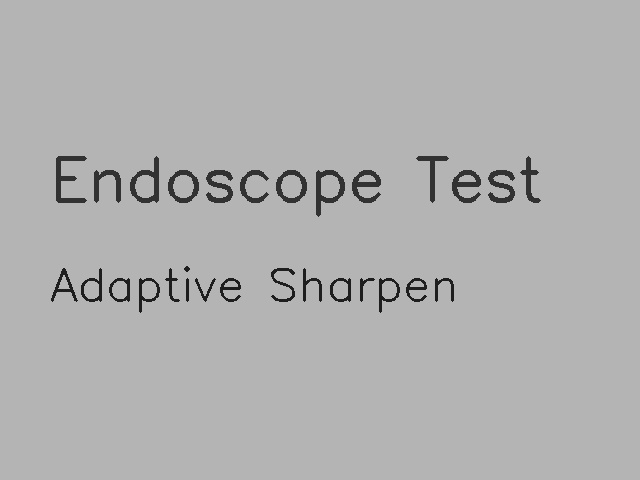
//> input picture test_data/test_text.jpg, 640 x 480 px
$ ./test_usm_parameters   (built with g++ and OpenCV 4)
//> lines starting //> are read from the running program, lines starting //| are printed output that depends on the picture; after the words box and inside, x2 and y2 are one past the last pixel; in counts of white or black regions, pixels touching at a corner belong together
// 测试USM锐化参数对文字的影响
#include <opencv2/opencv.hpp>
#include <iostream>

void testUSM(const cv::Mat& src, const std::string& name,
             int kernelSize, double sigma, double amount) {
    cv::Mat blurred, sharpened;
    cv::GaussianBlur(src, blurred, cv::Size(kernelSize, kernelSize), sigma);
    cv::addWeighted(src, 1.0 + amount, blurred, -amount, 0, sharpened);

    // 计算清晰度
    cv::Mat gray, lap;
    cv::cvtColor(sharpened, gray, cv::COLOR_BGR2GRAY);
    cv::Laplacian(gray, lap, CV_64F);
    cv::Scalar mu, sigma_val;
    cv::meanStdDev(lap, mu, sigma_val);
    double sharpness = sigma_val.val[0] * sigma_val.val[0];

    std::cout << name << ": kernel=" << kernelSize << ", sigma=" << sigma
              << ", amount=" << amount << " -> 清晰度=" << sharpness << std::endl;

    cv::imwrite(name + ".jpg", sharpened);
}

int main() {
    cv::Mat src = cv::imread("test_data/test_text.jpg");
//> src is the input picture: 480 rows x 640 cols, CV_8UC3; min 22, max 187, mean 176.2
    if (src.empty()) {
        std::cerr << "无法读取图片" << std::endl;
        return -1;
    }

    // 计算原图清晰度
    cv::Mat gray, lap;
    cv::cvtColor(src, gray, cv::COLOR_BGR2GRAY);
    cv::Laplacian(gray, lap, CV_64F);
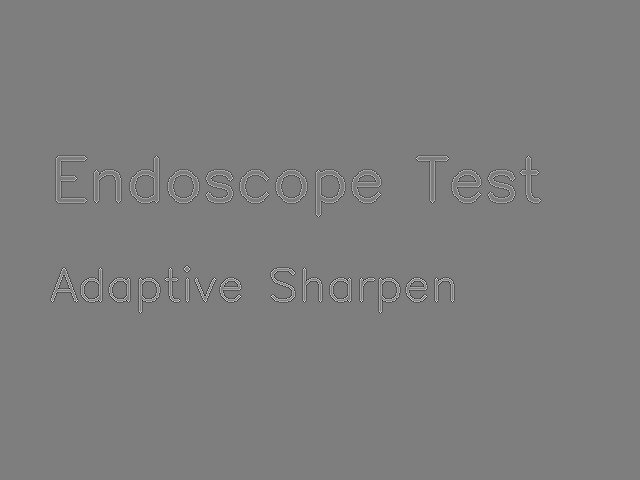
//> lap: 480 rows x 640 cols, CV_64FC1; min -461, max 470, mean 0; drawn with min black and max white
    cv::Scalar mu, sigma_val;
    cv::meanStdDev(lap, mu, sigma_val);
//> mu = Scalar(0); sigma_val = Scalar(31.1)
    double orig_sharpness = sigma_val.val[0] * sigma_val.val[0];
//> orig_sharpness = 967.2
    std::cout << "原图清晰度: " << orig_sharpness << "\n" << std::endl;
//| 原图清晰度: 967.214

    std::cout << "=== 问题1：高斯模糊参数影响 ===" << std::endl;
    testUSM(src, "test_kernel3_sigma0", 3, 0, 1.0);      // 当前代码
//> in testUSM, `cv::meanStdDev(lap, mu, sigma_val);`: mu = Scalar(0); sigma_val = Scalar(54.58)
//> in testUSM, `double sharpness = sigma_val.val[0] * sigma_val.val[0];`: sharpness = 2978.4
//| test_kernel3_sigma0: kernel=3, sigma=0, amount=1 -> 清晰度=2978.43
    testUSM(src, "test_kernel3_sigma1", 3, 1.0, 1.0);    // sigma=1
//| test_kernel3_sigma1: kernel=3, sigma=1, amount=1 -> 清晰度=3076.71
    testUSM(src, "test_kernel3_sigma3", 3, 3.0, 1.0);    // sigma=3（传入值）
//> in testUSM (call 3), `cv::GaussianBlur(src, blurred, cv::Size(kernelSize, kernelSize), sigma);`: blurred: 480 rows x 640 cols, CV_8UC3; min 29, max 181, mean 176.2
//> in testUSM (call 3), `cv::addWeighted(src, 1.0 + amount, blurred, -amount, 0, sharpened);`: sharpened: 480 rows x 640 cols, CV_8UC3; min 0, max 255, mean 176.4
//> in testUSM (call 3), `cv::cvtColor(sharpened, gray, cv::COLOR_BGR2GRAY);`: gray: 480 rows x 640 cols, CV_8UC1; min 0, max 255, mean 176.4
//> in testUSM (call 3), `cv::Laplacian(gray, lap, CV_64F);`: lap: 480 rows x 640 cols, CV_64FC1; min -792, max 686, mean 0
//| test_kernel3_sigma3: kernel=3, sigma=3, amount=1 -> 清晰度=3243.06
    testUSM(src, "test_kernel5_sigma3", 5, 3.0, 1.0);    // 更大kernel
//> call 4 of testUSM, with name = "test_kernel5_sigma3", kernelSize = 5, sigma = 3, amount = 1
//> in testUSM (call 4), `cv::GaussianBlur(src, blurred, cv::Size(kernelSize, kernelSize), sigma);`:
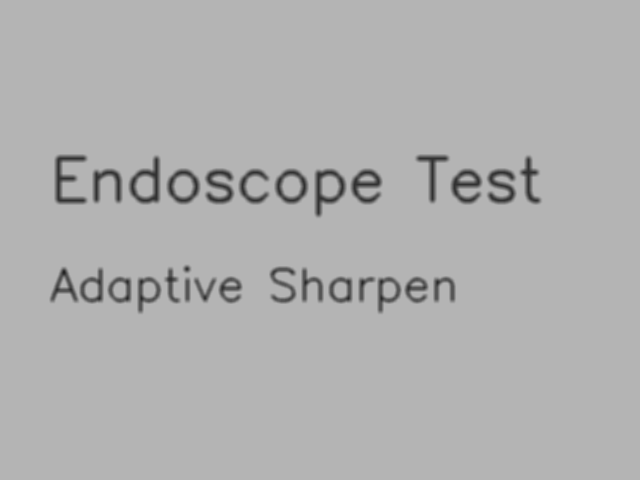
//> blurred: 480 rows x 640 cols, CV_8UC3; min 35, max 180, mean 176.2
//> in testUSM (call 4), `cv::addWeighted(src, 1.0 + amount, blurred, -amount, 0, sharpened);`:
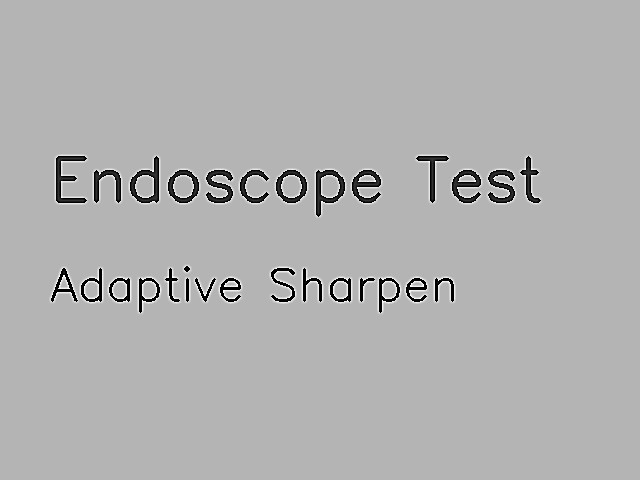
//> sharpened: 480 rows x 640 cols, CV_8UC3; min 0, max 255, mean 176.5
//> in testUSM (call 4), `cv::cvtColor(sharpened, gray, cv::COLOR_BGR2GRAY);`: gray: 480 rows x 640 cols, CV_8UC1; min 0, max 255, mean 176.5
//> in testUSM (call 4), `cv::Laplacian(gray, lap, CV_64F);`:
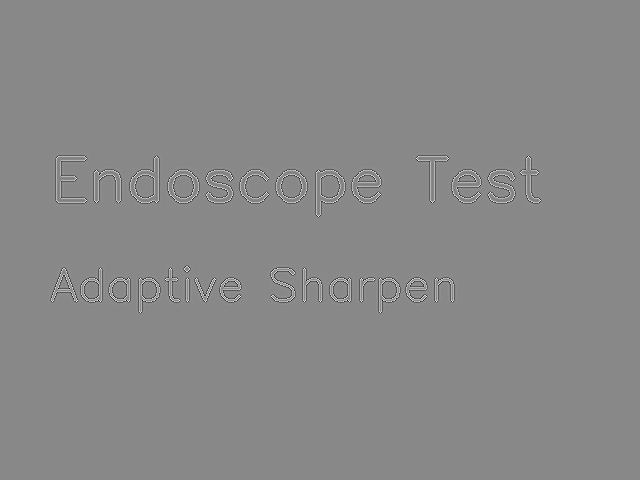
//> lap: 480 rows x 640 cols, CV_64FC1; min -782, max 675, mean 0; drawn with min black and max white
//> in testUSM (call 4), `cv::meanStdDev(lap, mu, sigma_val);`: sigma_val = Scalar(55.79)
//> in testUSM (call 4), `double sharpness = sigma_val.val[0] * sigma_val.val[0];`: sharpness = 3112.3
//| test_kernel5_sigma3: kernel=5, sigma=3, amount=1 -> 清晰度=3112.28

    std::cout << "\n=== 问题2：锐化强度影响 ===" << std::endl;
    testUSM(src, "test_amount0.1", 3, 1.0, 0.1);   // 太低
//> in testUSM (call 5), `cv::addWeighted(src, 1.0 + amount, blurred, -amount, 0, sharpened);`:
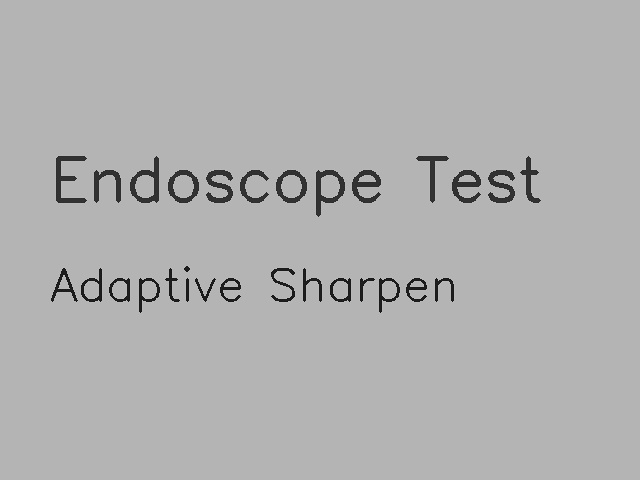
//> sharpened: 480 rows x 640 cols, CV_8UC3; 7.93% of pixels changed, all inside (x1, y1, x2, y2) = (48, 152, 544, 320)
//> in testUSM (call 5), `cv::cvtColor(sharpened, gray, cv::COLOR_BGR2GRAY);`:
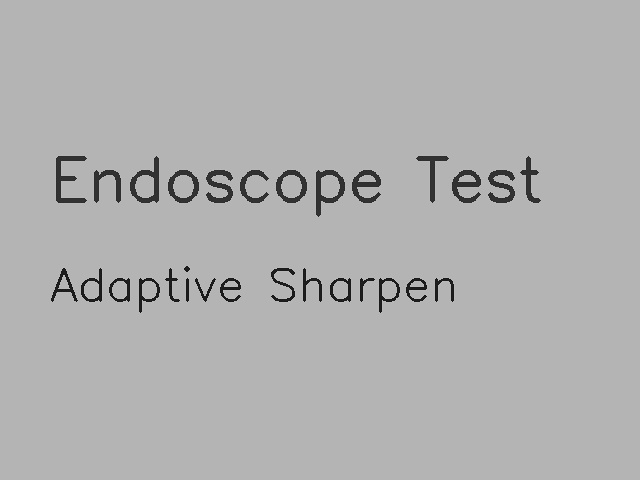
//> gray: 480 rows x 640 cols, CV_8UC1; min 18, max 192, mean 176.2
//> in testUSM (call 5), `cv::meanStdDev(lap, mu, sigma_val);`: sigma_val = Scalar(33.84)
//> in testUSM (call 5), `double sharpness = sigma_val.val[0] * sigma_val.val[0];`: sharpness = 1144.8
//| test_amount0.1: kernel=3, sigma=1, amount=0.1 -> 清晰度=1144.83
    testUSM(src, "test_amount0.5", 3, 1.0, 0.5);   // 较低
//| test_amount0.5: kernel=3, sigma=1, amount=0.5 -> 清晰度=2001.93
    testUSM(src, "test_amount1.0", 3, 1.0, 1.0);   // 中等
//| test_amount1.0: kernel=3, sigma=1, amount=1 -> 清晰度=3076.71
    testUSM(src, "test_amount2.0", 3, 1.0, 2.0);   // 较高
//> in testUSM (call 8), `cv::addWeighted(src, 1.0 + amount, blurred, -amount, 0, sharpened);`: sharpened: 480 rows x 640 cols, CV_8UC3; min 0, max 255, mean 176.6
//> in testUSM (call 8), `cv::cvtColor(sharpened, gray, cv::COLOR_BGR2GRAY);`: gray: 480 rows x 640 cols, CV_8UC1; min 0, max 255, mean 176.6
//> in testUSM (call 8), `cv::Laplacian(gray, lap, CV_64F);`:
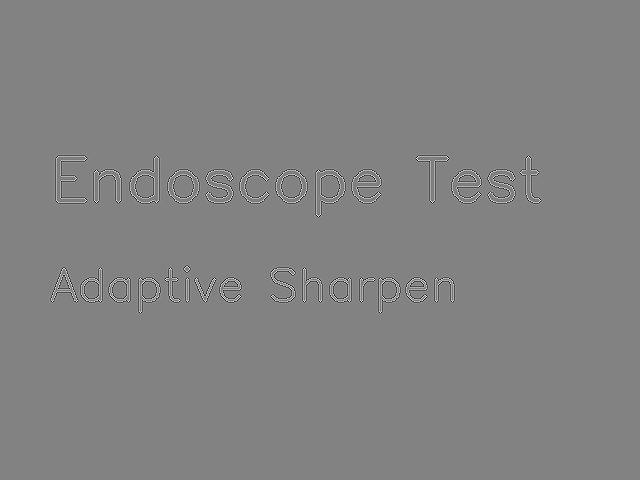
//> lap: 480 rows x 640 cols, CV_64FC1; min -796, max 764, mean 0; drawn with min black and max white
//> in testUSM (call 8), `cv::meanStdDev(lap, mu, sigma_val);`: sigma_val = Scalar(65.2)
//> in testUSM (call 8), `double sharpness = sigma_val.val[0] * sigma_val.val[0];`: sharpness = 4250.8
//| test_amount2.0: kernel=3, sigma=1, amount=2 -> 清晰度=4250.81
    testUSM(src, "test_amount3.0", 3, 1.0, 3.0);   // 很高

    std::cout << "\n=== 问题3：半径（kernel size）影响 ===" << std::endl;
    testUSM(src, "test_radius3", 3, 1.0, 1.0);     // 小半径
    testUSM(src, "test_radius5", 5, 1.0, 1.0);     // 中半径
    testUSM(src, "test_radius7", 7, 1.0, 1.0);     // 大半径
    testUSM(src, "test_radius9", 9, 1.0, 1.0);     // 很大半径

    std::cout << "\n=== 最佳组合测试 ===" << std::endl;
    testUSM(src, "test_best_small", 3, 0.5, 1.5);   // 小sigma + 高amount
    testUSM(src, "test_best_medium", 3, 1.0, 1.5);  // 中sigma + 高amount

    return 0;
}
